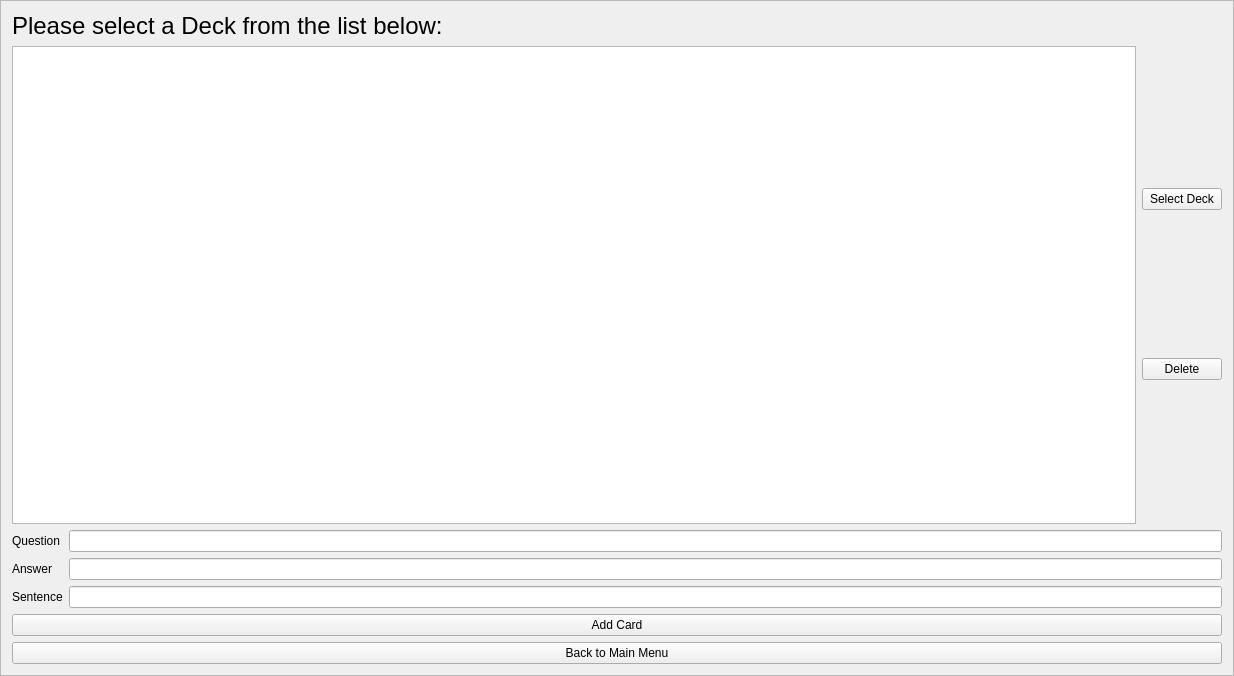
<?xml version="1.0" encoding="UTF-8"?>
<ui version="4.0">
 <class>editDeckFrame</class>
 <widget class="QFrame" name="editDeckFrame">
  <property name="geometry">
   <rect>
    <x>0</x>
    <y>0</y>
    <width>1234</width>
    <height>676</height>
   </rect>
  </property>
  <property name="windowTitle">
   <string>Frame</string>
  </property>
  <property name="frameShape">
   <enum>QFrame::StyledPanel</enum>
  </property>
  <property name="frameShadow">
   <enum>QFrame::Raised</enum>
  </property>
  <layout class="QVBoxLayout" name="verticalLayout_3">
   <item>
    <widget class="QLabel" name="label">
     <property name="font">
      <font>
       <pointsize>18</pointsize>
      </font>
     </property>
     <property name="text">
      <string>Please select a Deck from the list below:</string>
     </property>
    </widget>
   </item>
   <item>
    <layout class="QGridLayout" name="gridLayout">
     <item row="0" column="1">
      <widget class="QListWidget" name="deckList">
       <property name="sizePolicy">
        <sizepolicy hsizetype="Expanding" vsizetype="Expanding">
         <horstretch>0</horstretch>
         <verstretch>0</verstretch>
        </sizepolicy>
       </property>
      </widget>
     </item>
     <item row="0" column="2">
      <layout class="QVBoxLayout" name="verticalLayout_2">
       <item>
        <widget class="QPushButton" name="selectDeckButton">
         <property name="text">
          <string>Select Deck</string>
         </property>
        </widget>
       </item>
       <item>
        <widget class="QPushButton" name="deleteCardButton">
         <property name="text">
          <string>Delete</string>
         </property>
        </widget>
       </item>
      </layout>
     </item>
    </layout>
   </item>
   <item>
    <layout class="QVBoxLayout" name="verticalLayout">
     <item>
      <layout class="QFormLayout" name="formLayout">
       <item row="0" column="0">
        <widget class="QLabel" name="questionLabel">
         <property name="text">
          <string>Question</string>
         </property>
        </widget>
       </item>
       <item row="0" column="1">
        <widget class="QLineEdit" name="questionLineEdit"/>
       </item>
       <item row="1" column="0">
        <widget class="QLabel" name="answerLabel">
         <property name="text">
          <string>Answer</string>
         </property>
        </widget>
       </item>
       <item row="1" column="1">
        <widget class="QLineEdit" name="answerLineEdit"/>
       </item>
       <item row="2" column="0">
        <widget class="QLabel" name="sentenceLabel">
         <property name="text">
          <string>Sentence</string>
         </property>
        </widget>
       </item>
       <item row="2" column="1">
        <widget class="QLineEdit" name="sentenceLineEdit"/>
       </item>
      </layout>
     </item>
     <item>
      <layout class="QHBoxLayout" name="horizontalLayout">
       <item>
        <widget class="QPushButton" name="addCardButton">
         <property name="sizePolicy">
          <sizepolicy hsizetype="Minimum" vsizetype="Fixed">
           <horstretch>0</horstretch>
           <verstretch>0</verstretch>
          </sizepolicy>
         </property>
         <property name="text">
          <string>Add Card</string>
         </property>
        </widget>
       </item>
      </layout>
     </item>
    </layout>
   </item>
   <item>
    <widget class="QPushButton" name="mainMenuButton">
     <property name="text">
      <string>Back to Main Menu</string>
     </property>
    </widget>
   </item>
  </layout>
 </widget>
 <resources/>
 <connections/>
</ui>
